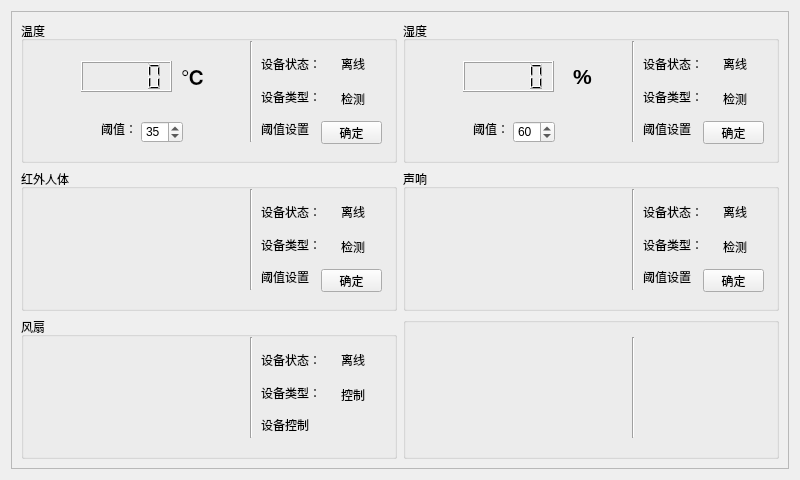
<?xml version="1.0" encoding="UTF-8"?>
<ui version="4.0">
 <class>homeForm</class>
 <widget class="QWidget" name="homeForm">
  <property name="geometry">
   <rect>
    <x>0</x>
    <y>0</y>
    <width>800</width>
    <height>480</height>
   </rect>
  </property>
  <property name="maximumSize">
   <size>
    <width>800</width>
    <height>480</height>
   </size>
  </property>
  <property name="windowTitle">
   <string>Form</string>
  </property>
  <property name="autoFillBackground">
   <bool>true</bool>
  </property>
  <layout class="QGridLayout" name="gridLayout">
   <item row="0" column="1">
    <widget class="QScrollArea" name="scrollArea">
     <property name="minimumSize">
      <size>
       <width>100</width>
       <height>50</height>
      </size>
     </property>
     <property name="widgetResizable">
      <bool>true</bool>
     </property>
     <widget class="QWidget" name="scrollAreaWidgetContents">
      <property name="geometry">
       <rect>
        <x>0</x>
        <y>0</y>
        <width>780</width>
        <height>460</height>
       </rect>
      </property>
      <layout class="QGridLayout" name="gridLayout_2">
       <item row="0" column="0">
        <widget class="QGroupBox" name="groupBox">
         <property name="title">
          <string>温度</string>
         </property>
         <widget class="Line" name="line">
          <property name="geometry">
           <rect>
            <x>220</x>
            <y>20</y>
            <width>20</width>
            <height>101</height>
           </rect>
          </property>
          <property name="orientation">
           <enum>Qt::Vertical</enum>
          </property>
         </widget>
         <widget class="QLCDNumber" name="tempNumber">
          <property name="geometry">
           <rect>
            <x>60</x>
            <y>40</y>
            <width>91</width>
            <height>31</height>
           </rect>
          </property>
         </widget>
         <widget class="QSpinBox" name="tempspinBox">
          <property name="geometry">
           <rect>
            <x>120</x>
            <y>100</y>
            <width>42</width>
            <height>22</height>
           </rect>
          </property>
          <property name="value">
           <number>35</number>
          </property>
         </widget>
         <widget class="QLabel" name="label_4">
          <property name="geometry">
           <rect>
            <x>80</x>
            <y>100</y>
            <width>31</width>
            <height>16</height>
           </rect>
          </property>
          <property name="text">
           <string>阈值：</string>
          </property>
         </widget>
         <widget class="QLabel" name="label_17">
          <property name="geometry">
           <rect>
            <x>160</x>
            <y>40</y>
            <width>51</width>
            <height>31</height>
           </rect>
          </property>
          <property name="text">
           <string>&lt;html&gt;&lt;head/&gt;&lt;body&gt;&lt;p&gt;&lt;span style=&quot; font-size:16pt; font-weight:600;&quot;&gt;℃&lt;/span&gt;&lt;/p&gt;&lt;/body&gt;&lt;/html&gt;</string>
          </property>
         </widget>
         <widget class="QPushButton" name="tempButton">
          <property name="geometry">
           <rect>
            <x>300</x>
            <y>100</y>
            <width>61</width>
            <height>23</height>
           </rect>
          </property>
          <property name="text">
           <string>确定</string>
          </property>
         </widget>
         <widget class="QWidget" name="layoutWidget">
          <property name="geometry">
           <rect>
            <x>240</x>
            <y>30</y>
            <width>62</width>
            <height>91</height>
           </rect>
          </property>
          <layout class="QVBoxLayout" name="verticalLayout">
           <item>
            <widget class="QLabel" name="label">
             <property name="text">
              <string>设备状态：</string>
             </property>
            </widget>
           </item>
           <item>
            <widget class="QLabel" name="label_2">
             <property name="text">
              <string>设备类型：</string>
             </property>
            </widget>
           </item>
           <item>
            <widget class="QLabel" name="label_3">
             <property name="text">
              <string>阈值设置</string>
             </property>
            </widget>
           </item>
          </layout>
         </widget>
         <widget class="QLabel" name="tempStatelabel">
          <property name="geometry">
           <rect>
            <x>320</x>
            <y>35</y>
            <width>31</width>
            <height>16</height>
           </rect>
          </property>
          <property name="text">
           <string>离线</string>
          </property>
         </widget>
         <widget class="QLabel" name="label_30">
          <property name="geometry">
           <rect>
            <x>320</x>
            <y>70</y>
            <width>31</width>
            <height>16</height>
           </rect>
          </property>
          <property name="text">
           <string>检测</string>
          </property>
         </widget>
        </widget>
       </item>
       <item row="2" column="1">
        <widget class="QGroupBox" name="groupBox_4">
         <property name="title">
          <string/>
         </property>
         <widget class="Line" name="line_6">
          <property name="geometry">
           <rect>
            <x>220</x>
            <y>20</y>
            <width>20</width>
            <height>101</height>
           </rect>
          </property>
          <property name="orientation">
           <enum>Qt::Vertical</enum>
          </property>
         </widget>
         <widget class="QLabel" name="lamppixlabel">
          <property name="geometry">
           <rect>
            <x>80</x>
            <y>30</y>
            <width>81</width>
            <height>81</height>
           </rect>
          </property>
          <property name="text">
           <string/>
          </property>
         </widget>
         <widget class="QLabel" name="label_39">
          <property name="geometry">
           <rect>
            <x>320</x>
            <y>65</y>
            <width>31</width>
            <height>16</height>
           </rect>
          </property>
          <property name="text">
           <string/>
          </property>
         </widget>
         <widget class="QLabel" name="lampStatelabel">
          <property name="geometry">
           <rect>
            <x>320</x>
            <y>30</y>
            <width>31</width>
            <height>21</height>
           </rect>
          </property>
          <property name="text">
           <string/>
          </property>
         </widget>
         <widget class="QWidget" name="layoutWidget">
          <property name="geometry">
           <rect>
            <x>240</x>
            <y>27</y>
            <width>62</width>
            <height>91</height>
           </rect>
          </property>
          <layout class="QVBoxLayout" name="verticalLayout_6">
           <item>
            <widget class="QLabel" name="label_25">
             <property name="text">
              <string/>
             </property>
            </widget>
           </item>
           <item>
            <widget class="QLabel" name="label_24">
             <property name="text">
              <string/>
             </property>
            </widget>
           </item>
           <item>
            <widget class="QLabel" name="label_26">
             <property name="text">
              <string/>
             </property>
            </widget>
           </item>
          </layout>
         </widget>
        </widget>
       </item>
       <item row="0" column="1">
        <widget class="QGroupBox" name="groupBox_2">
         <property name="title">
          <string>湿度</string>
         </property>
         <widget class="Line" name="line_2">
          <property name="geometry">
           <rect>
            <x>220</x>
            <y>20</y>
            <width>20</width>
            <height>101</height>
           </rect>
          </property>
          <property name="orientation">
           <enum>Qt::Vertical</enum>
          </property>
         </widget>
         <widget class="QSpinBox" name="humispinBox">
          <property name="geometry">
           <rect>
            <x>110</x>
            <y>100</y>
            <width>42</width>
            <height>22</height>
           </rect>
          </property>
          <property name="value">
           <number>60</number>
          </property>
         </widget>
         <widget class="QLabel" name="label_6">
          <property name="geometry">
           <rect>
            <x>70</x>
            <y>100</y>
            <width>31</width>
            <height>16</height>
           </rect>
          </property>
          <property name="text">
           <string>阈值：</string>
          </property>
         </widget>
         <widget class="QLCDNumber" name="humiNumber">
          <property name="geometry">
           <rect>
            <x>60</x>
            <y>40</y>
            <width>91</width>
            <height>31</height>
           </rect>
          </property>
         </widget>
         <widget class="QLabel" name="label_18">
          <property name="geometry">
           <rect>
            <x>170</x>
            <y>40</y>
            <width>51</width>
            <height>31</height>
           </rect>
          </property>
          <property name="text">
           <string>&lt;html&gt;&lt;head/&gt;&lt;body&gt;&lt;p&gt;&lt;span style=&quot; font-size:16pt; font-weight:600;&quot;&gt;%&lt;/span&gt;&lt;/p&gt;&lt;/body&gt;&lt;/html&gt;</string>
          </property>
         </widget>
         <widget class="QPushButton" name="humiButton">
          <property name="geometry">
           <rect>
            <x>300</x>
            <y>100</y>
            <width>61</width>
            <height>23</height>
           </rect>
          </property>
          <property name="text">
           <string>确定</string>
          </property>
         </widget>
         <widget class="QLabel" name="label_31">
          <property name="geometry">
           <rect>
            <x>320</x>
            <y>70</y>
            <width>31</width>
            <height>16</height>
           </rect>
          </property>
          <property name="text">
           <string>检测</string>
          </property>
         </widget>
         <widget class="QLabel" name="humiStatelabel">
          <property name="geometry">
           <rect>
            <x>320</x>
            <y>35</y>
            <width>35</width>
            <height>16</height>
           </rect>
          </property>
          <property name="text">
           <string>离线</string>
          </property>
         </widget>
         <widget class="QWidget" name="layoutWidget">
          <property name="geometry">
           <rect>
            <x>240</x>
            <y>30</y>
            <width>62</width>
            <height>91</height>
           </rect>
          </property>
          <layout class="QVBoxLayout" name="verticalLayout_2">
           <item>
            <widget class="QLabel" name="label_8">
             <property name="text">
              <string>设备状态：</string>
             </property>
            </widget>
           </item>
           <item>
            <widget class="QLabel" name="label_7">
             <property name="text">
              <string>设备类型：</string>
             </property>
            </widget>
           </item>
           <item>
            <widget class="QLabel" name="label_5">
             <property name="text">
              <string>阈值设置</string>
             </property>
            </widget>
           </item>
          </layout>
         </widget>
        </widget>
       </item>
       <item row="1" column="1">
        <widget class="QGroupBox" name="groupBox_6">
         <property name="title">
          <string>声响</string>
         </property>
         <widget class="Line" name="line_4">
          <property name="geometry">
           <rect>
            <x>220</x>
            <y>20</y>
            <width>20</width>
            <height>101</height>
           </rect>
          </property>
          <property name="orientation">
           <enum>Qt::Vertical</enum>
          </property>
         </widget>
         <widget class="QPushButton" name="soundButton">
          <property name="geometry">
           <rect>
            <x>300</x>
            <y>100</y>
            <width>61</width>
            <height>23</height>
           </rect>
          </property>
          <property name="text">
           <string>确定</string>
          </property>
         </widget>
         <widget class="QLabel" name="label_35">
          <property name="geometry">
           <rect>
            <x>320</x>
            <y>70</y>
            <width>31</width>
            <height>16</height>
           </rect>
          </property>
          <property name="text">
           <string>检测</string>
          </property>
         </widget>
         <widget class="QLabel" name="soundStatelabel">
          <property name="geometry">
           <rect>
            <x>320</x>
            <y>35</y>
            <width>31</width>
            <height>16</height>
           </rect>
          </property>
          <property name="text">
           <string>离线</string>
          </property>
         </widget>
         <widget class="QWidget" name="layoutWidget">
          <property name="geometry">
           <rect>
            <x>240</x>
            <y>30</y>
            <width>62</width>
            <height>91</height>
           </rect>
          </property>
          <layout class="QVBoxLayout" name="verticalLayout_4">
           <item>
            <widget class="QLabel" name="label_16">
             <property name="text">
              <string>设备状态：</string>
             </property>
            </widget>
           </item>
           <item>
            <widget class="QLabel" name="label_15">
             <property name="text">
              <string>设备类型：</string>
             </property>
            </widget>
           </item>
           <item>
            <widget class="QLabel" name="label_13">
             <property name="text">
              <string>阈值设置</string>
             </property>
            </widget>
           </item>
          </layout>
         </widget>
         <widget class="QLabel" name="soundvaluelabel">
          <property name="geometry">
           <rect>
            <x>170</x>
            <y>70</y>
            <width>41</width>
            <height>21</height>
           </rect>
          </property>
          <property name="text">
           <string/>
          </property>
         </widget>
         <widget class="QLabel" name="soundpixlabel">
          <property name="geometry">
           <rect>
            <x>70</x>
            <y>40</y>
            <width>81</width>
            <height>81</height>
           </rect>
          </property>
          <property name="text">
           <string/>
          </property>
         </widget>
        </widget>
       </item>
       <item row="2" column="0">
        <widget class="QGroupBox" name="groupBox_3">
         <property name="title">
          <string>风扇</string>
         </property>
         <widget class="Line" name="line_5">
          <property name="geometry">
           <rect>
            <x>220</x>
            <y>20</y>
            <width>20</width>
            <height>101</height>
           </rect>
          </property>
          <property name="orientation">
           <enum>Qt::Vertical</enum>
          </property>
         </widget>
         <widget class="QLabel" name="fanpixlabel">
          <property name="geometry">
           <rect>
            <x>80</x>
            <y>40</y>
            <width>81</width>
            <height>81</height>
           </rect>
          </property>
          <property name="text">
           <string/>
          </property>
         </widget>
         <widget class="QLabel" name="label_37">
          <property name="geometry">
           <rect>
            <x>320</x>
            <y>70</y>
            <width>31</width>
            <height>16</height>
           </rect>
          </property>
          <property name="text">
           <string>控制</string>
          </property>
         </widget>
         <widget class="QLabel" name="fanStatelabel">
          <property name="geometry">
           <rect>
            <x>320</x>
            <y>35</y>
            <width>31</width>
            <height>16</height>
           </rect>
          </property>
          <property name="text">
           <string>离线</string>
          </property>
         </widget>
         <widget class="QWidget" name="layoutWidget">
          <property name="geometry">
           <rect>
            <x>240</x>
            <y>30</y>
            <width>62</width>
            <height>91</height>
           </rect>
          </property>
          <layout class="QVBoxLayout" name="verticalLayout_5">
           <item>
            <widget class="QLabel" name="label_21">
             <property name="text">
              <string>设备状态：</string>
             </property>
            </widget>
           </item>
           <item>
            <widget class="QLabel" name="label_22">
             <property name="text">
              <string>设备类型：</string>
             </property>
            </widget>
           </item>
           <item>
            <widget class="QLabel" name="label_23">
             <property name="text">
              <string>设备控制</string>
             </property>
            </widget>
           </item>
          </layout>
         </widget>
        </widget>
       </item>
       <item row="1" column="0">
        <widget class="QGroupBox" name="groupBox_5">
         <property name="title">
          <string>红外人体</string>
         </property>
         <widget class="Line" name="line_3">
          <property name="geometry">
           <rect>
            <x>220</x>
            <y>20</y>
            <width>20</width>
            <height>101</height>
           </rect>
          </property>
          <property name="orientation">
           <enum>Qt::Vertical</enum>
          </property>
         </widget>
         <widget class="QLabel" name="label_33">
          <property name="geometry">
           <rect>
            <x>320</x>
            <y>70</y>
            <width>31</width>
            <height>16</height>
           </rect>
          </property>
          <property name="text">
           <string/>
          </property>
         </widget>
         <widget class="QLabel" name="humanStatelabel">
          <property name="geometry">
           <rect>
            <x>320</x>
            <y>35</y>
            <width>31</width>
            <height>16</height>
           </rect>
          </property>
          <property name="text">
           <string>离线</string>
          </property>
         </widget>
         <widget class="QWidget" name="layoutWidget">
          <property name="geometry">
           <rect>
            <x>240</x>
            <y>30</y>
            <width>62</width>
            <height>91</height>
           </rect>
          </property>
          <layout class="QVBoxLayout" name="verticalLayout_3">
           <item>
            <widget class="QLabel" name="label_12">
             <property name="text">
              <string>设备状态：</string>
             </property>
            </widget>
           </item>
           <item>
            <widget class="QLabel" name="label_11">
             <property name="text">
              <string>设备类型：</string>
             </property>
            </widget>
           </item>
           <item>
            <widget class="QLabel" name="label_9">
             <property name="text">
              <string>阈值设置</string>
             </property>
            </widget>
           </item>
          </layout>
         </widget>
         <widget class="QPushButton" name="humanButton">
          <property name="geometry">
           <rect>
            <x>300</x>
            <y>100</y>
            <width>61</width>
            <height>23</height>
           </rect>
          </property>
          <property name="text">
           <string>确定</string>
          </property>
         </widget>
         <widget class="QLabel" name="label_36">
          <property name="geometry">
           <rect>
            <x>320</x>
            <y>70</y>
            <width>31</width>
            <height>16</height>
           </rect>
          </property>
          <property name="text">
           <string>检测</string>
          </property>
         </widget>
         <widget class="QLabel" name="humanpixlabel">
          <property name="geometry">
           <rect>
            <x>70</x>
            <y>30</y>
            <width>81</width>
            <height>81</height>
           </rect>
          </property>
          <property name="text">
           <string/>
          </property>
         </widget>
         <widget class="QLabel" name="humanvaluelabel">
          <property name="geometry">
           <rect>
            <x>170</x>
            <y>70</y>
            <width>41</width>
            <height>21</height>
           </rect>
          </property>
          <property name="text">
           <string/>
          </property>
         </widget>
        </widget>
       </item>
      </layout>
     </widget>
    </widget>
   </item>
  </layout>
 </widget>
 <resources/>
 <connections/>
</ui>
